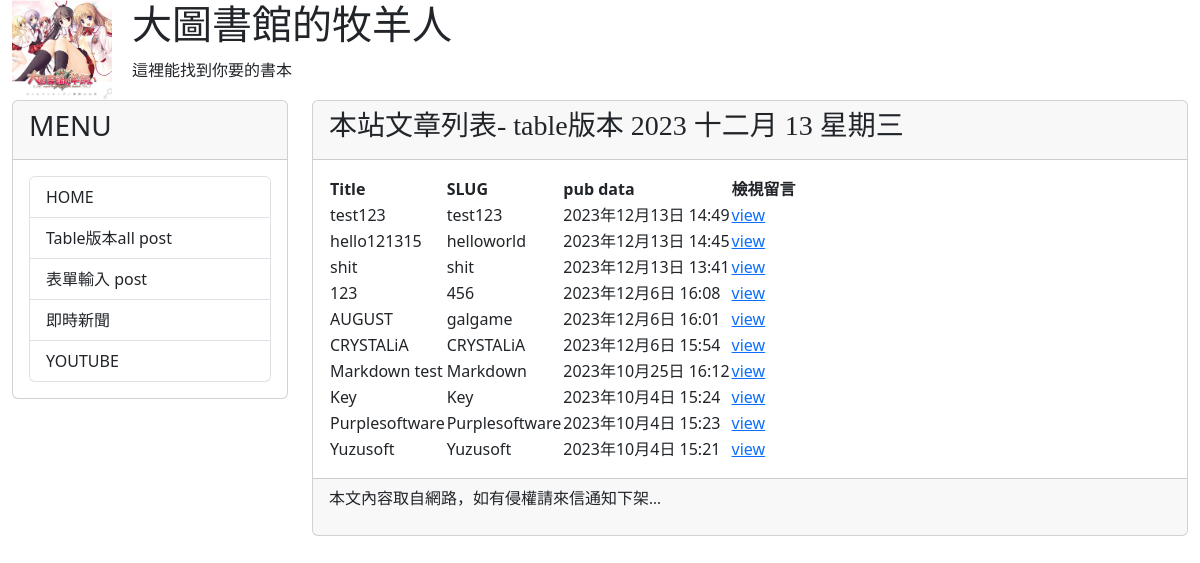
Page /post/ on the committed database.
### mysite/models.py (models this page shows, shortened)
class Post(models.Model):
    title = models.CharField(max_length = 200)
    slug = models.CharField(max_length = 200)
    body = models.TextField()
    category = models.TextField(null=True)
    pub_date = models.DateTimeField(auto_now_add=True)
    class Meta:
        ordering = ('-pub_date', )

### mysite/views.py (the view)
# urls.py: path('post/', views.show_all_posts, name="show-all-posts"),
def show_all_posts(request):
    posts = Post.objects.all()
    return render(request, 'allposts.html', locals())

### mysite/templates/allposts.html (shortened to what this page needs)
{% extends "base2.html" %}
{% block headmessage %}
<h3 style='font-family:標楷體;'>本站文章列表- table版本</a>
    {% now 'Y M d D' %}
{% endblock headmessage %}
{% block content %}
{% for post in posts %}
{% if forloop.first %}
<table>
    <tr background="#cccccc">
        <th>Title</th>
        <th>SLUG</th>
        <th>pub data</th>
        <th>檢視留言</th>
    </tr>
{% endif %}
    <tr background='{% cycle "#ffccff" "#ccffcc" %}'>
        <td>{{ post.title }}</td>
        <td>{{ post.slug }}</td>
        <td>{{ post.pub_date }}</td>
        <td><a href="{% url 'show-comments' post.id %}">view</a></td>
    </tr>
{% if forloop.last %}
</table>
{% endif %}
{% endfor %}
{% endblock content %}

### rows in the picture
Post: title "test123", slug "test123", pub_date "2023年12月13日 14:49"
Post: title "hello121315", slug "helloworld", pub_date "2023年12月13日 14:45"
Post: title "shit", slug "shit", pub_date "2023年12月13日 13:41"
Post: title "123", slug "456", pub_date "2023年12月6日 16:08"
Post: title "AUGUST", slug "galgame", pub_date "2023年12月6日 16:01"
Post: title "CRYSTALiA", slug "CRYSTALiA", pub_date "2023年12月6日 15:54"
Post: title "Markdown test", slug "Markdown", pub_date "2023年10月25日 16:12"
Post: title "Key", slug "Key", pub_date "2023年10月4日 15:24"
Post: title "Purplesoftware", slug "Purplesoftware", pub_date "2023年10月4日 15:23"
Post: title "Yuzusoft", slug "Yuzusoft", pub_date "2023年10月4日 15:21"
